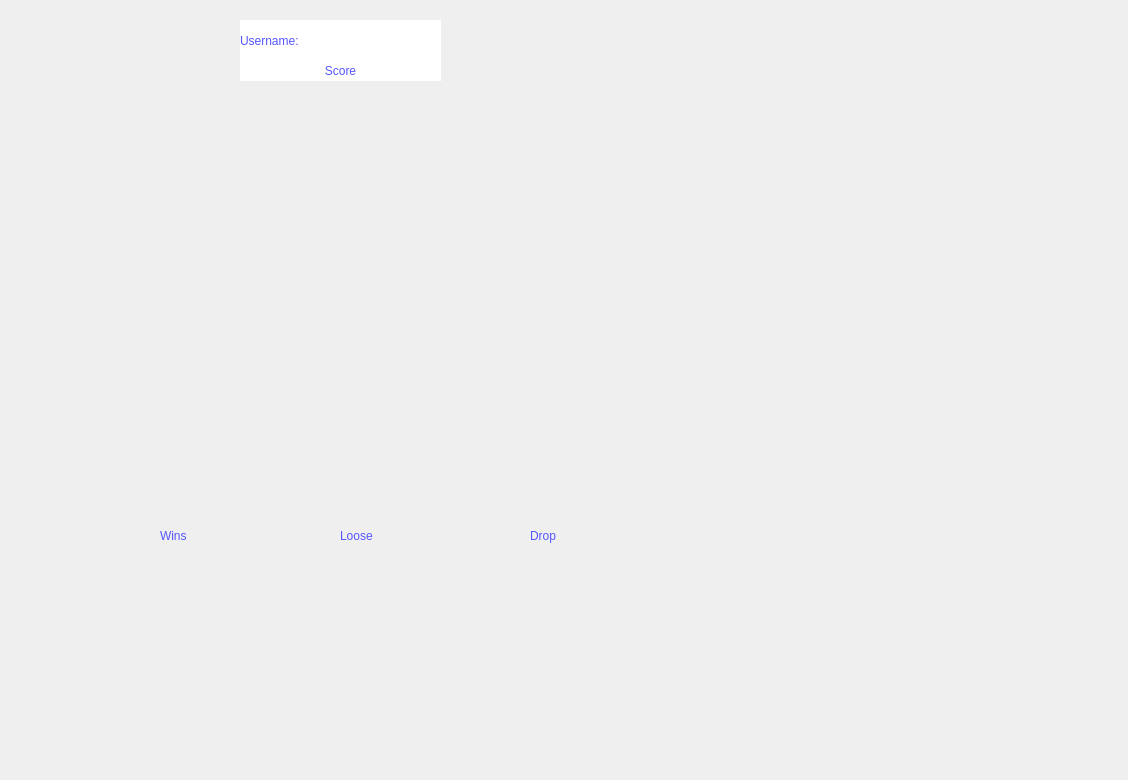
<?xml version="1.0" encoding="UTF-8"?>
<ui version="4.0">
 <class>Menu</class>
 <widget class="QMainWindow" name="Menu">
  <property name="geometry">
   <rect>
    <x>0</x>
    <y>0</y>
    <width>1128</width>
    <height>780</height>
   </rect>
  </property>
  <property name="windowTitle">
   <string>MainWindow</string>
  </property>
  <property name="styleSheet">
   <string notr="true">image: url(:/new/prefix1/1x1-0000ff7f.png);</string>
  </property>
  <widget class="QWidget" name="centralwidget">
   <widget class="QWidget" name="widget" native="true">
    <property name="geometry">
     <rect>
      <x>0</x>
      <y>0</y>
      <width>1281</width>
      <height>571</height>
     </rect>
    </property>
    <property name="styleSheet">
     <string notr="true">image: url(:/new/prefix1/Screenshot 2024-07-10 134739.png);</string>
    </property>
   </widget>
   <widget class="QPushButton" name="pushButton">
    <property name="geometry">
     <rect>
      <x>290</x>
      <y>188</y>
      <width>201</width>
      <height>201</height>
     </rect>
    </property>
    <property name="cursor">
     <cursorShape>ArrowCursor</cursorShape>
    </property>
    <property name="styleSheet">
     <string notr="true">opacity: 0;
border-radius: 5px;</string>
    </property>
    <property name="text">
     <string> </string>
    </property>
   </widget>
   <widget class="QPushButton" name="pushButton_2">
    <property name="geometry">
     <rect>
      <x>540</x>
      <y>190</y>
      <width>201</width>
      <height>201</height>
     </rect>
    </property>
    <property name="styleSheet">
     <string notr="true">opacity: 0;
border-radius: 5px;</string>
    </property>
    <property name="text">
     <string> </string>
    </property>
   </widget>
   <widget class="QPushButton" name="pushButton_3">
    <property name="geometry">
     <rect>
      <x>780</x>
      <y>180</y>
      <width>201</width>
      <height>201</height>
     </rect>
    </property>
    <property name="cursor">
     <cursorShape>ArrowCursor</cursorShape>
    </property>
    <property name="styleSheet">
     <string notr="true">opacity: 0;
border-radius: 5px;</string>
    </property>
    <property name="text">
     <string> </string>
    </property>
   </widget>
   <widget class="QLabel" name="label">
    <property name="geometry">
     <rect>
      <x>240</x>
      <y>20</y>
      <width>201</width>
      <height>41</height>
     </rect>
    </property>
    <property name="styleSheet">
     <string notr="true">color: rgb(85, 85, 255);
background-color: rgb(255, 255, 255);
font: 700 15pt &quot;Segoe UI&quot;;
bordee-radius: 5px;</string>
    </property>
    <property name="text">
     <string>Username:</string>
    </property>
   </widget>
   <widget class="QLabel" name="label_2">
    <property name="geometry">
     <rect>
      <x>340</x>
      <y>500</y>
      <width>171</width>
      <height>71</height>
     </rect>
    </property>
    <property name="styleSheet">
     <string notr="true">font: 700 15pt &quot;Segoe UI&quot;;
color: rgb(85, 85, 255);</string>
    </property>
    <property name="text">
     <string>Loose</string>
    </property>
   </widget>
   <widget class="QLabel" name="label_3">
    <property name="geometry">
     <rect>
      <x>160</x>
      <y>500</y>
      <width>161</width>
      <height>71</height>
     </rect>
    </property>
    <property name="styleSheet">
     <string notr="true">font: 700 15pt &quot;Segoe UI&quot;;
color: rgb(85, 85, 255);</string>
    </property>
    <property name="text">
     <string>Wins</string>
    </property>
   </widget>
   <widget class="QLabel" name="label_4">
    <property name="geometry">
     <rect>
      <x>530</x>
      <y>510</y>
      <width>171</width>
      <height>51</height>
     </rect>
    </property>
    <property name="styleSheet">
     <string notr="true">font: 700 15pt &quot;Segoe UI&quot;;
color: rgb(85, 85, 255);</string>
    </property>
    <property name="text">
     <string>Drop</string>
    </property>
   </widget>
   <widget class="QLabel" name="label_5">
    <property name="geometry">
     <rect>
      <x>240</x>
      <y>60</y>
      <width>201</width>
      <height>21</height>
     </rect>
    </property>
    <property name="styleSheet">
     <string notr="true">font: 700 15pt &quot;Segoe UI&quot;;
background-color: rgb(255, 255, 255);
color: rgb(85, 85, 255);</string>
    </property>
    <property name="text">
     <string>Score</string>
    </property>
    <property name="alignment">
     <set>Qt::AlignCenter</set>
    </property>
   </widget>
  </widget>
 </widget>
 <resources/>
 <connections/>
</ui>
